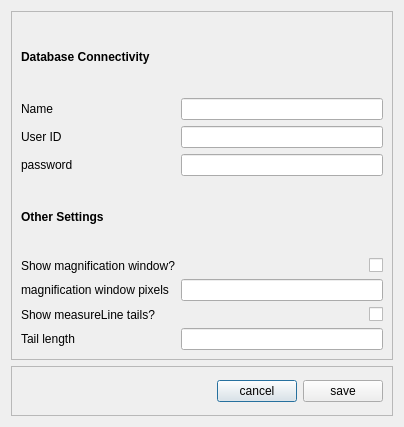
<?xml version="1.0" encoding="UTF-8"?>
<ui version="4.0">
 <class>settingsDlg</class>
 <widget class="QDialog" name="settingsDlg">
  <property name="geometry">
   <rect>
    <x>0</x>
    <y>0</y>
    <width>404</width>
    <height>427</height>
   </rect>
  </property>
  <property name="windowTitle">
   <string>Dialog</string>
  </property>
  <layout class="QVBoxLayout" name="verticalLayout">
   <item>
    <widget class="QFrame" name="frame_2">
     <property name="frameShape">
      <enum>QFrame::StyledPanel</enum>
     </property>
     <property name="frameShadow">
      <enum>QFrame::Raised</enum>
     </property>
     <layout class="QGridLayout" name="gridLayout">
      <item row="0" column="0">
       <widget class="QLabel" name="label">
        <property name="font">
         <font>
          <weight>75</weight>
          <bold>true</bold>
         </font>
        </property>
        <property name="text">
         <string>Database Connectivity</string>
        </property>
       </widget>
      </item>
      <item row="1" column="0">
       <widget class="QLabel" name="label_4">
        <property name="text">
         <string>Name</string>
        </property>
       </widget>
      </item>
      <item row="1" column="1">
       <widget class="QLineEdit" name="dbName"/>
      </item>
      <item row="2" column="0">
       <widget class="QLabel" name="label_3">
        <property name="text">
         <string>User ID</string>
        </property>
       </widget>
      </item>
      <item row="2" column="1">
       <widget class="QLineEdit" name="dbUser"/>
      </item>
      <item row="3" column="0">
       <widget class="QLabel" name="label_2">
        <property name="text">
         <string>password</string>
        </property>
       </widget>
      </item>
      <item row="3" column="1">
       <widget class="QLineEdit" name="dbPassword"/>
      </item>
      <item row="4" column="0">
       <widget class="QLabel" name="label_6">
        <property name="font">
         <font>
          <weight>75</weight>
          <bold>true</bold>
         </font>
        </property>
        <property name="text">
         <string>Other Settings</string>
        </property>
       </widget>
      </item>
      <item row="5" column="0">
       <widget class="QLabel" name="label_5">
        <property name="text">
         <string>Show magnification window?</string>
        </property>
       </widget>
      </item>
      <item row="5" column="1">
       <widget class="QCheckBox" name="magCheck">
        <property name="layoutDirection">
         <enum>Qt::RightToLeft</enum>
        </property>
        <property name="text">
         <string/>
        </property>
       </widget>
      </item>
      <item row="7" column="0">
       <widget class="QLabel" name="label_8">
        <property name="text">
         <string>Show measureLine tails?</string>
        </property>
       </widget>
      </item>
      <item row="7" column="1">
       <widget class="QCheckBox" name="tailCheck">
        <property name="layoutDirection">
         <enum>Qt::RightToLeft</enum>
        </property>
        <property name="text">
         <string/>
        </property>
       </widget>
      </item>
      <item row="6" column="0">
       <widget class="QLabel" name="label_7">
        <property name="text">
         <string>magnification window pixels</string>
        </property>
       </widget>
      </item>
      <item row="6" column="1">
       <widget class="QLineEdit" name="closeupWinSize"/>
      </item>
      <item row="8" column="0">
       <widget class="QLabel" name="label_9">
        <property name="text">
         <string>Tail length</string>
        </property>
       </widget>
      </item>
      <item row="8" column="1">
       <widget class="QLineEdit" name="tailLength"/>
      </item>
     </layout>
    </widget>
   </item>
   <item>
    <widget class="QFrame" name="frame">
     <property name="maximumSize">
      <size>
       <width>16777215</width>
       <height>50</height>
      </size>
     </property>
     <property name="frameShape">
      <enum>QFrame::StyledPanel</enum>
     </property>
     <property name="frameShadow">
      <enum>QFrame::Raised</enum>
     </property>
     <layout class="QHBoxLayout" name="horizontalLayout">
      <item>
       <spacer name="horizontalSpacer">
        <property name="orientation">
         <enum>Qt::Horizontal</enum>
        </property>
        <property name="sizeHint" stdset="0">
         <size>
          <width>40</width>
          <height>20</height>
         </size>
        </property>
       </spacer>
      </item>
      <item>
       <widget class="QPushButton" name="cancelBtn">
        <property name="text">
         <string>cancel</string>
        </property>
       </widget>
      </item>
      <item>
       <widget class="QPushButton" name="okBtn">
        <property name="text">
         <string>save</string>
        </property>
       </widget>
      </item>
     </layout>
    </widget>
   </item>
  </layout>
 </widget>
 <resources/>
 <connections/>
</ui>
